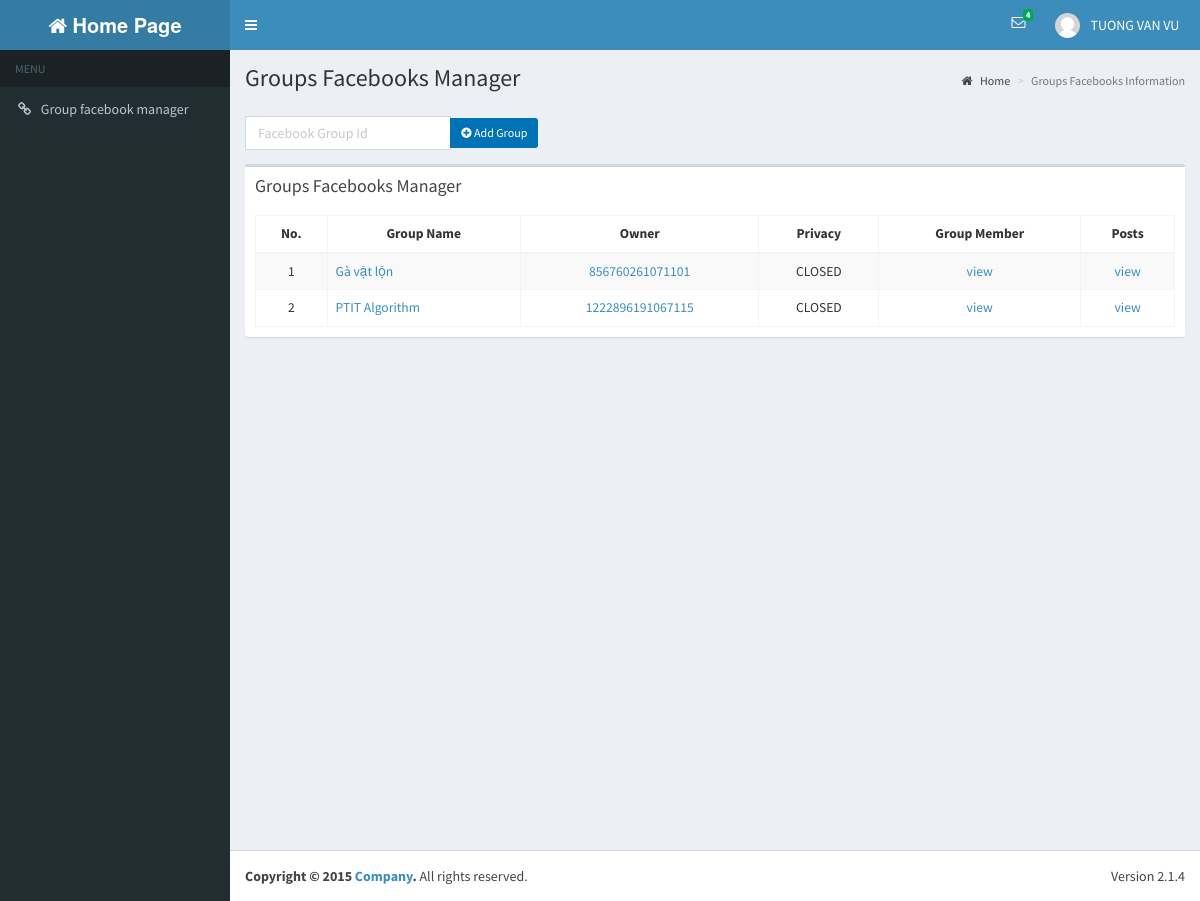
The app's page /subGroup.php (signed in) with its own data.
### tables this page shows
CREATE TABLE IF NOT EXISTS `users` (
  `UserId` int(20) NOT NULL AUTO_INCREMENT,
  `UserName` varchar(30) NOT NULL,
  `Password` varchar(16) NOT NULL,
  `FullName` varchar(50) DEFAULT NULL,
  `Address1` varchar(100) DEFAULT NULL,
  `Birthday` datetime DEFAULT NULL,
  `PhoneNumber1` varchar(15) DEFAULT NULL,
  `Email` varchar(50) DEFAULT NULL,
  `Gender` varchar(10) DEFAULT NULL,
  `CreateTime` timestamp NOT NULL DEFAULT '0000-00-00 00:00:00',
  `UpdateTime` timestamp NOT NULL DEFAULT '0000-00-00 00:00:00' ON UPDATE CURRENT_TIMESTAMP,
  `Avatar` varchar(100) DEFAULT NULL,
  `PhoneNumber2` varchar(100) DEFAULT NULL,
  `Address2` varchar(100) DEFAULT NULL,
  `Class` varchar(50) DEFAULT NULL,
  `School` varchar(100) DEFAULT NULL,
  `FacebookId` varchar(50) DEFAULT NULL,
  PRIMARY KEY (`UserId`),
  KEY `avatar` (`Avatar`)
);

CREATE TABLE IF NOT EXISTS `user_group` (
  `UserGroupId` int(20) NOT NULL AUTO_INCREMENT,
  `UserId` int(20) DEFAULT NULL,
  `GroupId` int(20) DEFAULT NULL,
  PRIMARY KEY (`UserGroupId`),
  KEY `fk_user_group_users_idx` (`UserId`),
  KEY `fk_user_group_groups_idx` (`GroupId`)
);

CREATE TABLE IF NOT EXISTS `groups` (
  `GroupId` int(20) NOT NULL AUTO_INCREMENT,
  `FacebookGroupId` varchar(30) NOT NULL,
  `Name` varchar(100) NOT NULL,
  `Privacy` varchar(30) DEFAULT NULL,
  `Description` varchar(500) DEFAULT NULL,
  `Icon` varchar(100) DEFAULT NULL,
  `Email` varchar(30) DEFAULT NULL,
  `Owner` varchar(50) DEFAULT NULL,
  `CreateGroupTime` timestamp NULL DEFAULT NULL,
  `CreateTime` timestamp NOT NULL DEFAULT '0000-00-00 00:00:00',
  `ParentGroupId` int(20) DEFAULT '0',
  PRIMARY KEY (`GroupId`)
);

### dao/db_connect.php (called while the page is built, shortened)
<?php
class DB_CONNECT {
    function connect() {
        $con = @mysql_connect(DB_SERVER, DB_USER, DB_PASSWORD) or die(mysql_error());
        return $con;
    }
}
?>

### dao/daoInbox.php (called while the page is built, shortened)
<?php
require_once 'db_connect.php';
$updateTime = "UpdateTime";
function getInboxIdUseStatus($varName) {
    $result = mysql_query("SELECT 1 FROM inbox "
            . " WHERE  status = 1 and toUserId = " . $varName)
            or die(mysql_error());
    if (mysql_num_rows($result) > 0) {
        return mysql_num_rows($result);
    }
    return 0;
}
?>

### dao/daoUsers.php (called while the page is built, shortened)
<?php
require_once 'db_connect.php';
require_once '/../models/users.php';
$userId = "UserId";
$userName = "UserName";
$password = "Password";
$fullName = "FullName";
$avatar = "Avatar";
$address1 = "Address1";
$address2 = "Address2";
$phoneNumber1 = "PhoneNumber1";
$phoneNumber2 = "PhoneNumber2";
$email = "Email";
$gender = "Gender";
$school = "School";
$class = "Class";
$createTime = "CreateTime";
$updateTime = "UpdateTime";
function getUserById($varUserName) {
    global $userId, $userName, $password, $fullName, $address1, $address2, $birthday, $phoneNumber1, $phoneNumber2, $email, $gender, $createTime, $updateTime, $school, $class, $avatar;
    $result = mysql_query("SELECT * ,DATE_FORMAT(Birthday, \"%d-%l-%Y\") AS DOB FROM users WHERE UserId = '" . $varUserName . "'") or die(mysql_error());
    if (mysql_num_rows($result) > 0) {
        while ($row = mysql_fetch_array($result)) {
            $users = new Users();
            $users->setUserId($row[$userId]);
            $users->setUserName($row[$userName]);
            $users->setPassword($row[$password]);
            $users->setFullName($row[$fullName]);
            $users->setAddress2($row[$address2]);
            $users->setAddress1($row[$address1]);
            $users->setBirthday($row['DOB']);
            $users->setAvatar($row[$avatar]);
            $users->setPhoneNumber2($row[$phoneNumber2]);
            $users->setPhoneNumber1($row[$phoneNumber1]);
            $users->setEmail($row[$email]);
            $users->setGender($row[$gender]);
            $users->setSchool($row[$school]);
            $users->setClass($row[$class]);
            $users->setCreateTime($row[$createTime]);
            $users->setUpdateTime($row[$updateTime]);
            return $users;
        }
    }
    return null;
}
function checkRoleAdminUsingUserId($varName) {
    $result = mysql_query("SELECT * from user_role where roleId = 1 AND UserId = " . $varName) or die(mysql_error());
    return false;
}
function checkRoleQLNhom($varName) {
    $result = mysql_query("SELECT * from user_role where roleId = 3 AND UserId = " . $varName) or die(mysql_error());
    if (mysql_num_rows($result) > 0) {
        return true;
    }
    return false;
}
?>

### dao/daoGroups.php (called while the page is built, shortened)
<?php
require_once 'db_connect.php';
require_once '/../models/groups.php';
$email = "Email";
$createTime = "CreateTime";
function getListGroupsbyUserId($varIdUser) {
    $listGroups = array();
    $result = mysql_query("SELECT * FROM groups,user_group WHERE user_group.GroupId=groups.GroupId AND user_group.UserId = " . $varIdUser) or die(mysql_error());
    if (mysql_num_rows($result) > 0) {
        while ($row = mysql_fetch_array($result)) {
            $groups = new Groups();
            $groups->setGroupId($row['GroupId']);
            $groups->setFacebookGroupId($row['FacebookGroupId']);
            $groups->setName($row['Name']);
            $groups->setPrivacy($row['Privacy']);
            $groups->setDescription($row['Description']);
            $groups->setEmail($row['Email']);
            $groups->setOwner($row['Owner']);
            array_push($listGroups, $groups);
        }
    }
    return $listGroups;
}
?>

### models/users.php (called while the page is built, shortened)
<?php
class Users {
    private $fullName;
    function getFullName() {
        return $this->fullName;
    }
    function setFullName($fullName) {
        $this->fullName = $fullName;
    }
}

### models/groups.php (called while the page is built, shortened)
<?php
class Groups {
    private $groupId;
    private $facebookGroupId;
    private $name;
    private $privacy;
    private $owner;
    function getGroupId() {
        return $this->groupId;
    }
    function getFacebookGroupId() {
        return $this->facebookGroupId;
    }
    function getName() {
        return $this->name;
    }
    function getPrivacy() {
        return $this->privacy;
    }
    function getOwner() {
        return $this->owner;
    }
    function setGroupId($groupId) {
        $this->groupId = $groupId;
    }
    function setFacebookGroupId($facebookGroupId) {
        $this->facebookGroupId = $facebookGroupId;
    }
    function setName($name) {
        $this->name = $name;
    }
    function setPrivacy($privacy) {
        $this->privacy = $privacy;
    }
    function setOwner($owner) {
        $this->owner = $owner;
    }
}

### subGroup.php (the view, shortened to what this page needs)
<?php
require_once '/dao/daoUsers.php';
require_once '/models/users.php';
require_once '/dao/daoInbox.php';
require_once '/dao/daoGroups.php';
require_once '/models/groups.php';
$userNameLogin = getUserById($_SESSION['user_id']);
$rule=FALSE;
$numInbox = getInboxIdUseStatus($_SESSION['user_id']);
if (checkRoleAdminUsingUserId($_SESSION['user_id'])||  checkRoleQLNhom($_SESSION['user_id'])) {
    $listGroup = getListGroupsbyUserId($_SESSION['user_id']);
    $rule=TRUE;
}
else if(checkRoleTV($_SESSION['user_id'])|| checkRoleQuanTri($_SESSION['user_id'])){
    $listGroup = getListGroupsbyUserId($_SESSION['user_id']);
}else {
    return;
}
?>
<html>
    <head>
        <?php include 'includeCss.php'; ?>
    </head>
    <body class="hold-transition skin-blue sidebar-mini">
        <div class="wrapper">
            <?php include 'includeTab.php';?>
            <div class="content-wrapper">
                <section class="content-header">
                    <h1>
                        Groups Facebooks Manager
                    </h1>
                    <ol class="breadcrumb">
                        <li><a href="homePage.php"><i class="fa fa-home"></i> Home</a></li>
                        <li class="active">Groups Facebooks Information</li>
                    </ol>
                </section>
                <section class="content">
                    <div class="row">
                        <div class= "col-md-12" style="padding-bottom: 10px;">
                        </div>
                    </div>
                    <?php if ($rule==TRUE) { ?>
                    <div class="row">
                        <form action="connectFbToCSDL/createGroup.php" method="post" class="col-md-4">
                            <div class="input-group">
                                <input type="text" name="groupfacebook_id"  class="form-control" placeholder="Facebook Group Id" value=""/>
                                <div class="input-group-btn">
                                    <button  name="btn-createGroup" class="text-center btn btn-sm btn-file bg-blue"><i class="fa fa-plus-circle"></i> Add Group</button>
                                </div>
                            </div>
                        </form>
                    </div>
                    <?php } ?>
                    <div class="row">
                        <div class="col-md-12">
                            <div class="box table-responsive ">
                                <div class="box-header">
                                    <h3 class="box-title">Groups Facebooks Manager</h3>
                                </div>
                                    <div class="box-body ">
                                        <table id="example1" class="table table-bordered table-striped" cellspacing="0" width="100%">
                                            <thead>
                                                <tr>
                                                    <th class="text-center"> <small>No.</small></th>
                                                    <th class="text-center"><small>Group Name</small></th>
                                                    <th class="text-center"><small>Owner</small></th>
                                                    <th class="text-center"><small>Privacy</small></th>
                                                    <th class="text-center"><small>Group Member</small></th>
                                                    <th class="text-center"><small>Posts</small></th>
                                                </tr>
                                            </thead>
                                            <tbody>
                                                <?php
                                                $i = 0;
                                                foreach ($listGroup as $row) {
                                                    $i++;
                                                    echo '<tr>';
                                                    echo "<td class=\"text-center\" ><small>{$i}</smail></td>";
                                                    echo "<td class=\"text-left\"><small><a href=https://www.facebook.com/{$row->getFacebookGroupId()}>{$row->getName()}</a></small></td>";
                                                    $ow=$row->getOwner();
                                                    if($ow==NULL&&$ow==''){
                                                        echo "<td class=\"text-center\"><small><a href=https://www.facebook.com/groups/{$row->getFacebookGroupId()}/admins>More users</a></small></td>";
                                                    }else
                                                        echo "<td class=\"text-center\"><small><a href=https://www.facebook.com/{$row->getOwner()}>{$row->getOwner()}</a></small></td>";
                                                    echo "<td class=\"text-center\"><small>{$row->getPrivacy()}</small></td>";
                                                    echo "<td class=\"text-center\"><small><a href = memberView.php?facebookGroupId={$row->getFacebookGroupId()}&groupId={$row->getGroupId()}>view</a></small></td>";
                                                    echo "<td class=\"text-center\"><small><a href = feedView.php?facebookGroupId={$row->getFacebookGroupId()}&groupId={$row->getGroupId()}&pageNum=1>view</a></small></td>";
                                                    echo '</tr>';
                                                }
                                                ?>
                                            </tbody>
                                        </table>
                                    </div>
                            </div>
                        </div>
                    </div>
                </section>
            </div>
            <?php include 'includeFooter.php'; ?>
        </div>
    </body>
</html>

### includeTab.php (shortened to what this page needs)
<header class="main-header">
    <a href="homePage.php" class="logo">
        <span class="logo-lg "><i class="fa fa-home"></i><b> Home Page</b></span>
    </a>
    <nav class="navbar navbar-static-top" role="navigation">
        <a href="#" class="sidebar-toggle" data-toggle="offcanvas" role="button">
        </a>
        <div class="navbar-custom-menu">
            <ul class="nav navbar-nav">
                <li class="dropdown messages-menu">
                    <a href="#" class="dropdown-toggle" data-toggle="dropdown">
                        <i class="fa fa-envelope-o"></i>
                        <span class="label label-success"><?php echo '' . ($numInbox == null ? 0 : $numInbox); ?></span>
                    </a>
                </li>
                <li class="dropdown user user-menu">
                    <a href="#" class="dropdown-toggle" data-toggle="dropdown">
                        <img src="dist/img/user2-160x160.jpg" class="user-image" alt="User Image">
                        <span class="hidden-xs"> <?php echo $userNameLogin->getFullName(); ?>&nbsp;&nbsp; </span>
                    </a>
                </li>
            </ul>
        </div>
    </nav>
</header>
<aside class="main-sidebar ">
    <section class="sidebar" >
        <?php $adminRole = checkRoleAdminUsingUserId($_SESSION['user_id']);
            ?>
        <ul class="sidebar-menu">
            <li class="header">MENU</li>
            <?php if ($adminRole) { ?>
                <li><a href="rolesView.php?pageNumRole=1"><i class="fa fa-link"></i> <span>Permission user manager</span></a></li>
            <?php } if (checkRoleQLNhom($_SESSION['user_id']) || checkRoleAdminUsingUserId($_SESSION['user_id'])) { ?>
                <li><a href="subGroup.php"><i class="fa fa-link"></i> <span>Group facebook manager</span></a></li>
            <?php } ?>
        </ul>
    </section>
</aside>

### css/w3.css (style rules this page uses)
*,*:before,*:after { box-sizing:inherit }
html { -ms-text-size-adjust:100%;-webkit-text-size-adjust:100% }
body { margin:0 }
article,aside,details,figcaption,figure,footer,header,main,menu,nav,section,summary { display:block }
a { background-color:transparent;-webkit-text-decoration-skip:objects }
small { font-size:80% }
img { border-style:none }
button,input,select,textarea { font:inherit;margin:0 }
button,input { overflow:visible }
button,select { text-transform:none }
button,html [type=button],[type=reset],[type=submit] { -webkit-appearance:button }
html,body { font-family:Verdana,sans-serif;font-size:15px;line-height:1.5 }
html { overflow-x:hidden }
h1,h2,h3,h4,h5,h6,.w3-slim,.w3-wide { font-family:"Segoe UI",Arial,sans-serif }
h1 { font-size:36px }
h3 { font-size:24px }
h1,h2,h3,h4,h5,h6 { font-weight:400;margin:10px 0 }
img { margin-bottom:-5px }
a { color:inherit }

### records on screen
users: FullName "TUONG VAN VU"
user_group: GroupId.Name "Gà vật lộn", GroupId.Owner "856760261071101", GroupId.Privacy "CLOSED"
user_group: GroupId.Name "PTIT Algorithm", GroupId.Owner "1222896191067115", GroupId.Privacy "CLOSED"

### other values on screen
$numInbox "4"
